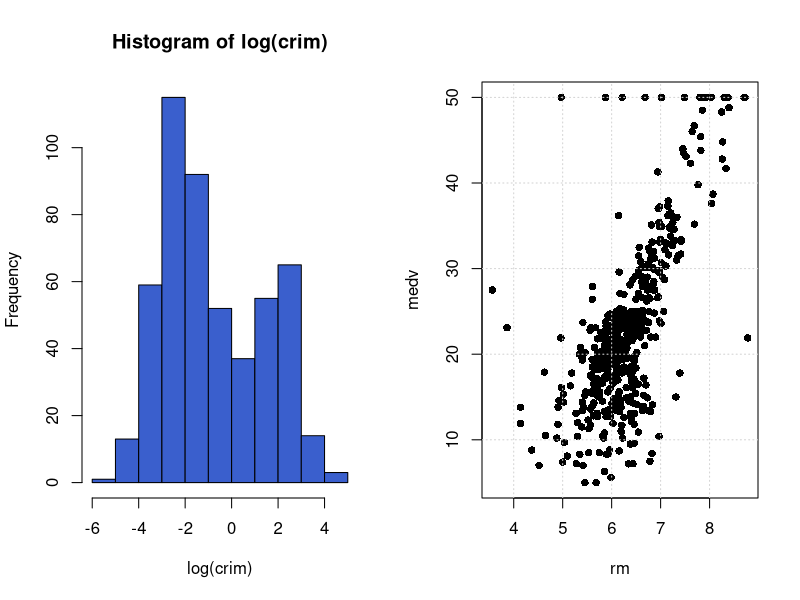
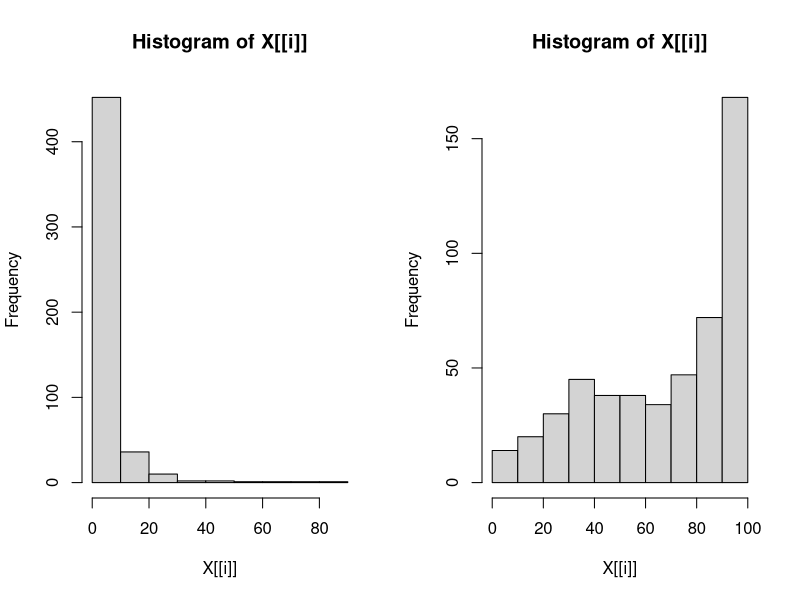

R code for these plots, in order: (Note: this script raises an error after producing the figures.)
## -*- coding: utf-8 -*-
## examples.R
## Author: René Locher on the basis of a script of Vasily Tolkachev
## Version: 2018-02-13

## See also http://datatable.r-forge.r-project.org/datatable-faq.pdf

rm(list = objects(pattern = ".*"))

library(MASS)
library(data.table)

## data.table(Boston)
## as.data.table(Boston)
data(Boston)
dtbl1 <- data.table(Boston)
dtbl1

class(dtbl1)

## data.table is also a data.frame
sapply(dtbl1, is)

## Addressing data --------------------
## subset rows from 11 to 20
dtbl1[11:20]
dtbl1[11:20, ]

## subset rows from 11 to 20 of variable age (result is a vector, not a dtbl1a.table)
dtbl1[11:20, age]

## to get data.table after subsetting, use list() or .() in j argument
dtbl1[11:20, list(age)]
dtbl1[11:20, .(age)]

## the usual data.frame subsetting style (with columns in j argument)
dtbl1[11:20, 1]

## Find all rows where tax variable is equal to 216
dtbl1[tax == 216]
dtbl1[tax == 216, ]

## Find all rows where tax is equal to tax of first row
dtbl1[tax == tax[1], ]

## Display values of rad (radius) variable
dtbl1[, table(rad)]

## you can also select all columns between some two variables
dtbl1[, indus:age, with = TRUE]
dtbl1[, indus:age, with = FALSE]

dtbl1
## Without column "age"
dtbl1[, -"age", with = TRUE]
dtbl1[, -"age", with = FALSE]

## BUT with negative age
dtbl1[, .(-age), with = TRUE]

## j argument is actually a function, so in this case it’s
## a function calling variable medv:
dtbl1[, medv]

## Below it’s a function which is equal to 5
dtbl1[, 5]

## Select several variables (result is a data.table)
dtbl1[, list(nox, age, black)]

## Or equivalently:
dtbl1[, .(nox, age, black)]

dtbl2 <- data.table(x = rep(c("b","a","c"), each = 3),
                    y = c(1,3,6), v = 1:9)
str(dtbl2)
dtbl2

dtbl2[1]
dtbl2[-c(5, 1),]
dtbl2[2, 2]

## Returns a vector
dtbl2[, v]
dtbl2[["v"]]
unlist(dtbl2[, 3])

dtbl2[, c(x, y)]

## Returns a data.table
dtbl2[, "v", with = FALSE]
dtbl2[, .SD, .SDcols = "v"] ## identical to line above
dtbl2[, 3]

dtbl2[, list(x, y)]
dtbl2[, .(x, y)]

## Template of data.table dtbl2
str(dtbl2[0])

## Computing --------------------
## Find the range of crim (criminality) variable
dtbl1[, range(crim)]

## Add a new variable with :=
dtbl1[, rad.f := as.factor(paste0("f", rad))]
dtbl1[, levels(rad.f)]
str(dtbl1)

## i.e. we defined a new factor variable(rad.f) in the data table
## from the integer variable radius (rad), which describes accessibility to radial highways

## Add many new variables with `:=`().
## If a variable attains only a single value, copy it for each observation
dtbl1[, `:=`(Var1 = mean(nox), Var2 = sd(age), Var3 = mad(black))]

## Compute a more complicated function for groups.
## It’s a weighted mean of house prices, with dis
## (distances to Boston employment centers) as weights
dtbl1[, sum(medv*dis)/sum(dis), by = rad.f ]

## Computing mean of house prices for every level of rad.f
dtbl1[, mean(medv), by = rad.f]

## Computing several variables at once
dtbl1[, .(meanNox = mean(nox), sdAge = sd(age), madBlack = mad(black))]

## Changing a subset of observations --------------------
## Let’s create another factor variable crim.f
## with 3 levels standing for low, medium and severe crime rates per capita:

dtbl1[          , crim.f := "low"]
dtbl1[crim >= 1 , crim.f := "medium"]
dtbl1[crim >= 10, crim.f := "severe"]
str(dtbl1)
## crim.f is still a character, contrary to data.frame!

dtbl1[, crim.f := as.factor(crim.f)][]
str(dtbl1)

table(dtbl1$crim.f)

## we can also apply functions in j on two or more groups
dtbl1[, .(mean(medv), sd(medv)), by = .(rad.f, crim.f) ]


## Aggregating and merging --------------------

## Aggregating
dtbl1[, .(meanNox = mean(nox), sdAge = sd(age), madBlack = mad(black)), by = rad.f]
dtbl1[, .(meanNox = mean(nox), sdAge = sd(age), madBlack = mad(black)), by = rad]

## Aggregating and merging results in original data.table
dtbl1[, meanNox := mean(nox), by = rad.f]
dtbl1

## cf. with
dtbl1[, mean(nox), by = rad.f]

## Merging
(x <- data.table(k = 5:0, a = 20:25, zoo = 5:0 ))
(y <- data.table(l = 1:6, b = 30:35, boo = 10:15))
setkey(x, k)
setkey(y, l)
## on = is not necessary when keys are set
## BUT makes code more transparent

merge(x, y, by.x = "k", by.y = "l", all.x = TRUE)
merge(x, y, by.x = "k", by.y = "l", all.y = TRUE)

## This is faster and more efficient!! See FAQ
x[y, on = c(k="l")]  ## Take all rows of y and join with corresponding rows of x
y[x, on = c(l="k")]  ## Take all rows of x and join with corresponding rows of y

## This join is rarely used and only available in merge()
merge(x, y, by.x = "k", by.y = "l", all = TRUE)

## Dynamic variable creation --------------------
## Now let’s create a variable of weighted means (mean_w),
## and then use it to create a variable for weighted standard deviation (std_w).

dtbl1[,  `:=`(meanW = meanW <- sum(medv*dis)/sum(dis),
              stdW = sqrt(sum(dis*(medv - meanW)^2 )/sum(dis))),
      by = rad.f][]

## To use some variables with long names, specify them in .SDcols and use .SD instead:
dtbl1[, `:=`(x = sum(.SD[[1]]^2) / sum(.SD[[1]]),
             y = sum(.SD[[2]]^2) / sum(.SD[[2]]) ),
      by = rad.f,
      .SDcols = c("medv", "age")][]

## Multiple expressions in j could be handled with { }
par(mfrow = c(1,2))
dtbl1[, {hist(log(crim), col = "royalblue3")
         plot(rm, medv, pch = 16)
         grid()}]

##???
dtbl1[, lapply(.SD, hist), .SDcols = c("crim", "age")]
dtbl1[, lapply(seq(.SD), function(i, x) hist(x[[i]], .SD)), .SDcols = c("crim", "age")]

## New data.table with dynamically created variables can be created by
dtbl1[, {list(meanW = meanW <- sum(medv*dis)/sum(dis),
              stdW = sqrt( sum(dis*(medv - meanW)^2 )/sum(dis))
              )},
      by = rad.f]

## Chaining --------------------
dtbl1[, crim.f := "low"] [crim >= 1, crim.f := "medium"]
dtbl1[ crim >= 10, crim.f := "severe"][, crim.f := as.factor(crim.f)]
levels(dtbl1$crim.f)

## Equivalent chaining in one command
dtbl1[ , crim.f := "low"] [
                    crim >= 1, crim.f := "medium"] [
                                          crim >= 10, crim.f := "severe"][,
                                                               , crim.f := as.factor(crim.f)]

## Renaming column names --------------------
names(dtbl1)
setnames(dtbl1, c("rm", "zn"), c("rooms_average", "proportion_zoned") )
names(dtbl1)

## Sorting columns
setcolorder(dtbl1, rev(names(dtbl1)))
names(dtbl1)

## Sorting rows --------------------
## set the key. Order is always ascending
setkey(dtbl1, rad.f, crim.f)

## use binary search (fast, O(log(n) )
dtbl1[.("f7", "low"), .(rad.f, crim.f, tax)]

dtbl1[, .(crim, tax)]
setorder(dtbl1, crim, tax)
dtbl1[, .(crim, tax)]
setorder(dtbl1, -crim, tax) ## Descending order for crim!
dtbl1[, .(crim, tax)]

## DO NOT use vector scan (slow, O(n) )
dtbl1[rad.f =="f7" & crim.f == "low"]

## Avoid using data.frame’s vector scan inside data.table:
dtbl1[dtbl1$rad.f == "f7" & dtbl1$crim.f == "low", ]


## Special functions --------------------
## .N function count the number observations in a group:
dtbl1[, .N, by = .(rad.f, crim.f)]
dtbl1[, .N]

## Another useful function is .SD which contains values
## of all variables except the one used for grouping
dtbl1[, .SD[1], by =  crim.f]
dtbl1[, lapply(.SD, mean), by =  crim.f, .SDcols = tax:age]
dtbl1[, lapply(.SD, mean), by =  crim.f, .SDcols = c("tax", "age")]

## Group counter .GRP
dtbl1[, .(.I, .GRP, .N), by =  crim.f]

## Runtime Length ID
dtab <- data.table(bit = sample(0:1, 20, replace = TRUE),
                   L = sample(LETTERS[1:3], 20, replace = TRUE))
dtab[, .SD]
rleid(dtab$bit)
dtab[, bit, by = rleid(bit)]
dtab[, bit, by = rleid(L)]
setkey(dtab, bit)
dtab[, bit, by = rleid(bit)]

## data.table within functions --------------------
testScope0 <-
    function(dtbl){
        dtbl[, bit2 := bit*0.5]
        return(dtbl)
    }

dtab1 <- testScope0(dtab)
identical(dtab, dtab1)
## dtab AND dtab1 are identical!!!
## -> data.table are passed by reference (exception!!)
dtab1
rm(dtab1)

testScope1 <-
    function(dtbl){
        dtbl.local <- dtbl
        dtbl.local[, bit2 := bit*2]
        return(dtbl.local)
    }

dtab1 <- testScope1(dtab)

dtbl.local ## error, QED
dtab1
dtab
identical(dtab, dtab1)
## dtab AND dtab1 are identical!!!

## data.tables are passed by reference and not by copy!!!
## Solution: Copy data.table within function first!
testScope2 <-
    function(dtbl){
        dtbl.local <- copy(dtbl)
        dtbl.local[, bit2 := bit*3]
        return(dtbl.local)
    }

dtab <- data.table(bit = sample(0:1, 10, replace = TRUE),
                   L = sample(LETTERS[1:3], 10, replace = TRUE))
dtab2 <- testScope2(dtab)
dtbl.local ## error, QED
identical(dtab, dtab2)
## [1] FALSE, QED

## Adressing variables dynamically within a function ----------
testDynProg1 <-
    function(dtab, nam){
        return(dtab[, nam, with = FALSE])
    }

testDynProg1(dtab, "bit")  ## ok
testDynProg1(dtab, .(bit)) ## error

testDynProg2 <-
    function(dtab, expr){
        e <- substitute(expr)
        return(dtab[, eval(e)])
    }

testDynProg2(dtab, "bit")  ## error
testDynProg2(dtab, .(bit)) ## ok
testDynProg2(dtab, bit)    ## ok

testDynProg3 <-
    function(dtab, nam){
        nam <- parse(text = nam)
        return(dtab[, eval(nam)])
    }

testDynProg3(dtab, "bit")  ## ok
testDynProg3(dtab, bit)    ## error

## Creating dynamically a new variable ----------
testDynProg4 <-
    function(dtab, jText){
        j <- parse(text = jText)
        return(dtab[, eval(j)])
    }

testDynProg4(dtab, "bit3 := 3*bit")  ## ok!
dtab

## Differences between data.table and data.frame ----------------------------------------
dframe <- data.frame(x = c(2, NA, 3), y = 1:3, z = letters[1:3])
(dtable <- data.table(x = c(2, NA, 3), y = 1:3, z = letters[1:3]))

str(dframe)            ## z is a factor!
str(dtable)            ## z is a character string!

dframe[dframe$x > 2, ] ## NA results in a row of NAs
dtable[x > 2, ]        ## NA is equivalent to FALSE

dframe[, "x"]
dtable[, x]

dframe[, c("x", "y")]
dtable[, c("x", "y")]
dtable[, c("x", "y"), with = FALSE]
dtable[, c(x, y)]      ## Just a vector!
dtable[, .(x, y)]
dtable[, x:y]

dtable[, c(FALSE, TRUE, TRUE)]
dtable[, c(FALSE, TRUE, TRUE), with = FALSE]
dtable[is.na(x), x := 99]
